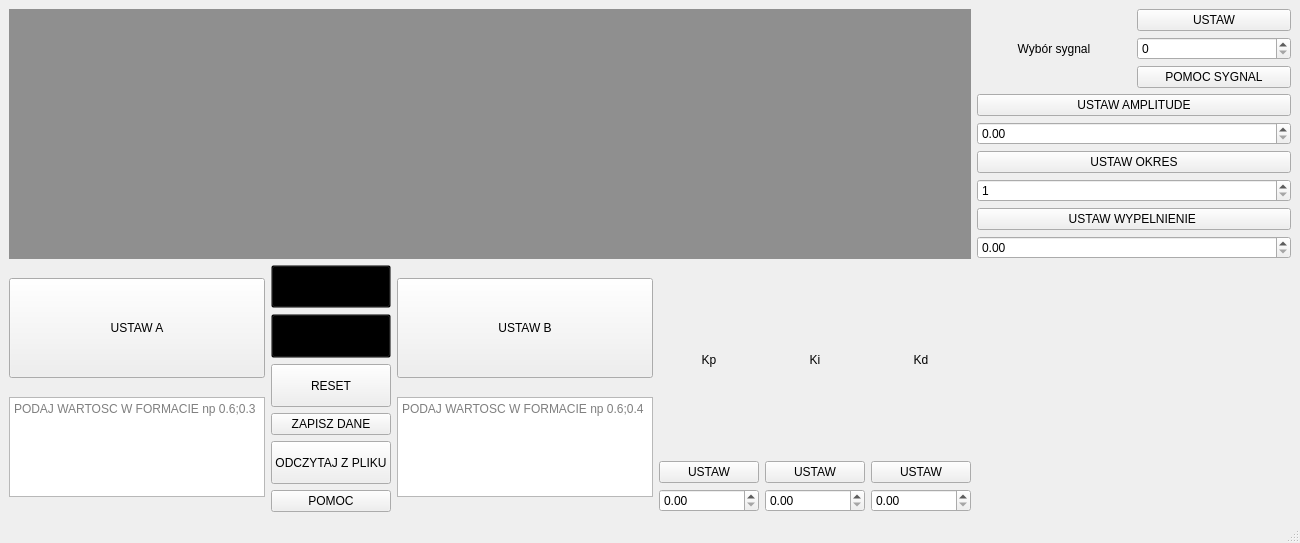
<?xml version="1.0" encoding="UTF-8"?>
<ui version="4.0">
 <class>MainWindow</class>
 <widget class="QMainWindow" name="MainWindow">
  <property name="geometry">
   <rect>
    <x>0</x>
    <y>0</y>
    <width>1300</width>
    <height>543</height>
   </rect>
  </property>
  <property name="sizePolicy">
   <sizepolicy hsizetype="Expanding" vsizetype="Expanding">
    <horstretch>1</horstretch>
    <verstretch>1</verstretch>
   </sizepolicy>
  </property>
  <property name="windowTitle">
   <string>MainWindow</string>
  </property>
  <property name="styleSheet">
   <string notr="true"/>
  </property>
  <widget class="QWidget" name="centralwidget">
   <property name="sizePolicy">
    <sizepolicy hsizetype="Preferred" vsizetype="Preferred">
     <horstretch>1</horstretch>
     <verstretch>1</verstretch>
    </sizepolicy>
   </property>
   <property name="minimumSize">
    <size>
     <width>1300</width>
     <height>500</height>
    </size>
   </property>
   <property name="styleSheet">
    <string notr="true"/>
   </property>
   <layout class="QGridLayout" name="gridLayout_2" rowstretch="1,0,0,0" columnstretch="0,0,0,0">
    <item row="0" column="2">
     <widget class="QWidget" name="chartContainer" native="true">
      <property name="styleSheet">
       <string notr="true">background: rgba(0, 0, 0, 0.4)
</string>
      </property>
     </widget>
    </item>
    <item row="3" column="2">
     <layout class="QHBoxLayout" name="horizontalLayout_2">
      <item>
       <layout class="QVBoxLayout" name="A">
        <item>
         <widget class="QPushButton" name="BTNSETA">
          <property name="maximumSize">
           <size>
            <width>16777215</width>
            <height>100</height>
           </size>
          </property>
          <property name="text">
           <string>USTAW A</string>
          </property>
         </widget>
        </item>
        <item>
         <widget class="QTextEdit" name="INPUTA">
          <property name="sizePolicy">
           <sizepolicy hsizetype="Preferred" vsizetype="Preferred">
            <horstretch>0</horstretch>
            <verstretch>0</verstretch>
           </sizepolicy>
          </property>
          <property name="maximumSize">
           <size>
            <width>16777215</width>
            <height>100</height>
           </size>
          </property>
          <property name="placeholderText">
           <string>PODAJ WARTOSC W FORMACIE np 0.6;0.3</string>
          </property>
         </widget>
        </item>
       </layout>
      </item>
      <item>
       <layout class="QGridLayout" name="BTN">
        <item row="5" column="0">
         <widget class="QPushButton" name="POMOC">
          <property name="text">
           <string>POMOC</string>
          </property>
         </widget>
        </item>
        <item row="0" column="0">
         <widget class="QPushButton" name="START">
          <property name="sizePolicy">
           <sizepolicy hsizetype="Preferred" vsizetype="Preferred">
            <horstretch>0</horstretch>
            <verstretch>0</verstretch>
           </sizepolicy>
          </property>
          <property name="maximumSize">
           <size>
            <width>16777215</width>
            <height>100</height>
           </size>
          </property>
          <property name="styleSheet">
           <string notr="true">background: transparent</string>
          </property>
          <property name="text">
           <string>START</string>
          </property>
         </widget>
        </item>
        <item row="2" column="0">
         <widget class="QPushButton" name="RESET">
          <property name="sizePolicy">
           <sizepolicy hsizetype="Preferred" vsizetype="Preferred">
            <horstretch>0</horstretch>
            <verstretch>0</verstretch>
           </sizepolicy>
          </property>
          <property name="text">
           <string>RESET</string>
          </property>
         </widget>
        </item>
        <item row="4" column="0">
         <widget class="QPushButton" name="ODCZYT">
          <property name="sizePolicy">
           <sizepolicy hsizetype="Preferred" vsizetype="Preferred">
            <horstretch>0</horstretch>
            <verstretch>0</verstretch>
           </sizepolicy>
          </property>
          <property name="maximumSize">
           <size>
            <width>150</width>
            <height>100</height>
           </size>
          </property>
          <property name="styleSheet">
           <string notr="true"/>
          </property>
          <property name="text">
           <string>ODCZYTAJ Z PLIKU</string>
          </property>
         </widget>
        </item>
        <item row="1" column="0">
         <widget class="QPushButton" name="STOP">
          <property name="sizePolicy">
           <sizepolicy hsizetype="Preferred" vsizetype="Preferred">
            <horstretch>0</horstretch>
            <verstretch>0</verstretch>
           </sizepolicy>
          </property>
          <property name="maximumSize">
           <size>
            <width>16777215</width>
            <height>100</height>
           </size>
          </property>
          <property name="styleSheet">
           <string notr="true">background: transparent</string>
          </property>
          <property name="text">
           <string>STOP</string>
          </property>
         </widget>
        </item>
        <item row="3" column="0">
         <widget class="QPushButton" name="pushButton">
          <property name="text">
           <string>ZAPISZ DANE</string>
          </property>
         </widget>
        </item>
       </layout>
      </item>
      <item>
       <layout class="QVBoxLayout" name="B">
        <item>
         <widget class="QPushButton" name="BTNSETB">
          <property name="maximumSize">
           <size>
            <width>16777215</width>
            <height>100</height>
           </size>
          </property>
          <property name="text">
           <string>USTAW B</string>
          </property>
         </widget>
        </item>
        <item>
         <widget class="QTextEdit" name="INPUTB">
          <property name="sizePolicy">
           <sizepolicy hsizetype="Preferred" vsizetype="Preferred">
            <horstretch>0</horstretch>
            <verstretch>0</verstretch>
           </sizepolicy>
          </property>
          <property name="maximumSize">
           <size>
            <width>16777215</width>
            <height>100</height>
           </size>
          </property>
          <property name="placeholderText">
           <string>PODAJ WARTOSC W FORMACIE np 0.6;0.4 </string>
          </property>
         </widget>
        </item>
       </layout>
      </item>
      <item>
       <layout class="QVBoxLayout" name="KP">
        <item>
         <widget class="QLabel" name="LABELKP">
          <property name="minimumSize">
           <size>
            <width>100</width>
            <height>100</height>
           </size>
          </property>
          <property name="maximumSize">
           <size>
            <width>16777215</width>
            <height>13213321</height>
           </size>
          </property>
          <property name="text">
           <string>Kp</string>
          </property>
          <property name="alignment">
           <set>Qt::AlignmentFlag::AlignCenter</set>
          </property>
         </widget>
        </item>
        <item>
         <widget class="QPushButton" name="BTNKP">
          <property name="minimumSize">
           <size>
            <width>100</width>
            <height>0</height>
           </size>
          </property>
          <property name="maximumSize">
           <size>
            <width>16777215</width>
            <height>16777215</height>
           </size>
          </property>
          <property name="text">
           <string>USTAW</string>
          </property>
         </widget>
        </item>
        <item>
         <widget class="QDoubleSpinBox" name="SPINBOXKP">
          <property name="minimumSize">
           <size>
            <width>100</width>
            <height>0</height>
           </size>
          </property>
          <property name="maximumSize">
           <size>
            <width>16777215</width>
            <height>16777215</height>
           </size>
          </property>
         </widget>
        </item>
       </layout>
      </item>
      <item>
       <layout class="QVBoxLayout" name="KI">
        <item>
         <widget class="QLabel" name="LABELKI">
          <property name="minimumSize">
           <size>
            <width>100</width>
            <height>100</height>
           </size>
          </property>
          <property name="maximumSize">
           <size>
            <width>16777215</width>
            <height>16777215</height>
           </size>
          </property>
          <property name="text">
           <string>Ki</string>
          </property>
          <property name="alignment">
           <set>Qt::AlignmentFlag::AlignCenter</set>
          </property>
         </widget>
        </item>
        <item>
         <widget class="QPushButton" name="BTNKI">
          <property name="text">
           <string>USTAW</string>
          </property>
         </widget>
        </item>
        <item>
         <widget class="QDoubleSpinBox" name="SPINBOXKI">
          <property name="minimumSize">
           <size>
            <width>100</width>
            <height>0</height>
           </size>
          </property>
         </widget>
        </item>
       </layout>
      </item>
      <item>
       <layout class="QVBoxLayout" name="KD">
        <item>
         <widget class="QLabel" name="LABELKD">
          <property name="minimumSize">
           <size>
            <width>100</width>
            <height>100</height>
           </size>
          </property>
          <property name="maximumSize">
           <size>
            <width>16777215</width>
            <height>12421414</height>
           </size>
          </property>
          <property name="text">
           <string>Kd</string>
          </property>
          <property name="alignment">
           <set>Qt::AlignmentFlag::AlignCenter</set>
          </property>
         </widget>
        </item>
        <item>
         <widget class="QPushButton" name="BTNKD">
          <property name="text">
           <string>USTAW</string>
          </property>
         </widget>
        </item>
        <item>
         <widget class="QDoubleSpinBox" name="SPINBOXKD"/>
        </item>
       </layout>
      </item>
     </layout>
    </item>
    <item row="0" column="3">
     <layout class="QVBoxLayout" name="verticalLayout">
      <item>
       <layout class="QHBoxLayout" name="horizontalLayout">
        <item>
         <widget class="QLabel" name="label">
          <property name="text">
           <string>Wybór sygnal</string>
          </property>
          <property name="alignment">
           <set>Qt::AlignmentFlag::AlignCenter</set>
          </property>
          <property name="wordWrap">
           <bool>true</bool>
          </property>
         </widget>
        </item>
        <item>
         <layout class="QVBoxLayout" name="verticalLayout_2">
          <item>
           <widget class="QPushButton" name="BTNSYGNAL">
            <property name="text">
             <string>USTAW</string>
            </property>
           </widget>
          </item>
          <item>
           <widget class="QSpinBox" name="SPINBOXSYGNAL">
            <property name="maximum">
             <number>2</number>
            </property>
           </widget>
          </item>
          <item>
           <widget class="QPushButton" name="pushButton_4">
            <property name="text">
             <string>POMOC SYGNAL</string>
            </property>
           </widget>
          </item>
         </layout>
        </item>
       </layout>
      </item>
      <item>
       <widget class="QPushButton" name="BTNAMPLITUDA">
        <property name="text">
         <string>USTAW AMPLITUDE</string>
        </property>
       </widget>
      </item>
      <item>
       <widget class="QDoubleSpinBox" name="SPINBOXAMPLITUDA"/>
      </item>
      <item>
       <widget class="QPushButton" name="BTNOKRES">
        <property name="text">
         <string>USTAW OKRES</string>
        </property>
       </widget>
      </item>
      <item>
       <widget class="QSpinBox" name="SPINBOXOKRES">
        <property name="minimum">
         <number>1</number>
        </property>
       </widget>
      </item>
      <item>
       <widget class="QPushButton" name="BTNWYPEL">
        <property name="text">
         <string>USTAW WYPELNIENIE </string>
        </property>
       </widget>
      </item>
      <item>
       <widget class="QDoubleSpinBox" name="SPINBOXWYPELNIENIE"/>
      </item>
     </layout>
    </item>
   </layout>
  </widget>
  <widget class="QMenuBar" name="menubar">
   <property name="geometry">
    <rect>
     <x>0</x>
     <y>0</y>
     <width>1300</width>
     <height>22</height>
    </rect>
   </property>
  </widget>
  <widget class="QStatusBar" name="statusbar"/>
 </widget>
 <resources/>
 <connections/>
</ui>
